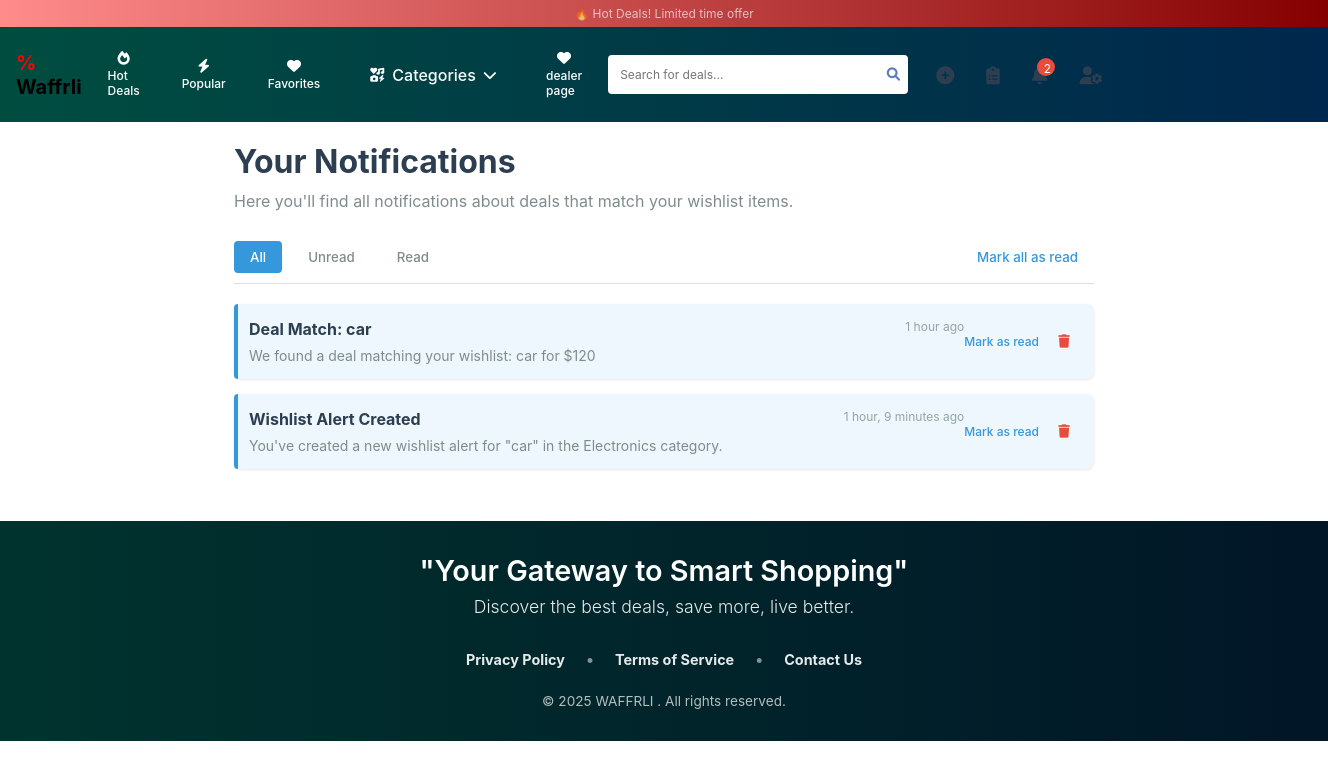
The page /notifications/ (signed in) on the database its author committed.
### waffrli/models.py (models this page shows, shortened)
class Notification(models.Model):
    NOTIFICATION_TYPES = (
        ('deal', 'Deal Match'),
        ('info', 'Information'),
        ('alert', 'Alert'),
    )
    user = models.ForeignKey(User, on_delete=models.CASCADE)
    title = models.CharField(max_length=200)
    message = models.TextField()
    is_read = models.BooleanField(default=False)
    notification_type = models.CharField(max_length=20, choices=NOTIFICATION_TYPES, default='info')
    wishlist_item = models.ForeignKey(WishlistItem, on_delete=models.SET_NULL, null=True, blank=True)
    related_object_type = models.CharField(max_length=50, blank=True)
    related_object_id = models.IntegerField(null=True, blank=True)
    url = models.CharField(max_length=255, blank=True)
    created_at = models.DateTimeField(auto_now_add=True)
    class Meta:
        ordering = ['-created_at']

### waffrli/views.py (the view)
# urls.py: path('notifications/',notifications_view, name='notifications'),
@login_required
def notifications_view(request):
    notifications = Notification.objects.filter(user=request.user).order_by('-created_at')
    unread_count = notifications.filter(is_read=False).count()
    context = {
        'notifications': notifications,
        'unread_count': unread_count,
    }
    return render(request, 'notifications.html', context)

### waffrli/context_processors.py (called while the page is built)
def category_list(request):
    return {'categories': Category.objects.all()}  # Makes categories available in all templates

### waffrli/templates/Notifications.html (shortened to what this page needs)
{% extends "base.html" %}
{% load static %} {% block content %}
<link href="{% static 'css/notifications.css' %}" rel="stylesheet" />
<div class="notifications-container">
  <h1>Your Notifications</h1>
  <p class="instructions">
    Here you'll find all notifications about deals that match your wishlist items.
  </p>
  <div class="notifications-tabs">
    <button class="tab-button active" onclick="showTab('all')">All</button>
    <button class="tab-button" onclick="showTab('unread')">Unread</button>
    <button class="tab-button" onclick="showTab('read')">Read</button>
    <button class="mark-all-read" onclick="markAllAsRead()">
      Mark all as read
    </button>
  </div>
  <div id="notifications-list" class="notifications-list">
    {% if notifications %}
      {% for notification in notifications %}
        <div class="notification-item {% if not notification.is_read %}unread{% endif %}" data-id="{{ notification.id }}">
          <div class="notification-content" onclick="openNotification({{ notification.id }}, '{{ notification.url }}')">
            <div class="notification-header">
              <h3>{{ notification.title }}</h3>
              <span class="notification-time">{{ notification.created_at|timesince }} ago</span>
            </div>
            <p>{{ notification.message }}</p>
          </div>
          <div class="notification-actions">
            <button class="mark-read-btn" onclick="event.stopPropagation(); toggleReadStatus({{ notification.id }})">
              {% if notification.is_read %}Mark as unread{% else %}Mark as read{% endif %}
            </button>
            <button class="delete-btn" onclick="event.stopPropagation(); deleteNotification({{ notification.id }})">
              <i class="fa-solid fa-trash"></i>
            </button>
          </div>
        </div>
      {% endfor %}
    {% else %}
      <div class="empty-state" id="empty-notifications" style="display: flex;">
        <i class="fa-solid fa-bell-slash"></i>
        <p>No notifications to display</p>
      </div>
    {% endif %}
  </div>
</div>
{% endblock %}

### static/css/style.css (style rules this page uses)
* { margin: 0; padding: 0; box-sizing: border-box; font-family: -apple-system, BlinkMacSystemFont, "Segoe UI", Roboto, Oxygen, Ubuntu, Cantarell, sans-serif; }
:root { --primary-color: #646cff; --secondary-color: #535bf2; --background-color: #f5f5f5; --text-color: #213547; --border-color: #e0e0e0; }
body { background-color: white; color: #333; }
body, button, a { margin: 0; padding: 0; box-sizing: border-box; }

### static/css/notifications.css (style rules this page uses)
.notifications-container { max-width: 900px; margin: 0 auto; padding: 20px; }
.notifications-container h1 { color: #2c3e50; margin-bottom: 10px; }
.instructions { color: #7f8c8d; margin-bottom: 30px; }
.notifications-tabs { display: flex; margin-bottom: 20px; border-bottom: 1px solid #e0e0e0; padding-bottom: 10px; }
.tab-button { background: none; border: none; padding: 8px 16px; margin-right: 10px; cursor: pointer; font-weight: 500; color: #7f8c8d; border-radius: 4px; }
.tab-button.active { background-color: #3498db; color: white; }
.mark-all-read { margin-left: auto; background: none; border: none; padding: 8px 16px; cursor: pointer; color: #3498db; font-weight: 500; }
.notifications-list { display: flex; flex-direction: column; gap: 15px; }
.notification-item { border-radius: 8px; background-color: #f9f9f9; padding: 15px; box-shadow: 0 1px 3px rgba(0, 0, 0, 0.1); display: flex; justify-content: space-between; transition: all 0.2s ease; }
.notification-item.unread { background-color: #edf7fd; position: relative; }
.notification-item.unread::before { content: ""; position: absolute; left: 0; top: 0; bottom: 0; width: 4px; background-color: #3498db; border-top-left-radius: 8px; border-bottom-left-radius: 8px; }
.notification-content { flex: 1; cursor: pointer; }
.notification-header { display: flex; justify-content: space-between; align-items: flex-start; margin-bottom: 8px; }
.notification-header h3 { margin: 0; font-size: 16px; color: #2c3e50; }
.notification-time { color: #95a5a6; font-size: 12px; }
.notification-content p { margin: 0; color: #7f8c8d; font-size: 14px; }
.notification-actions { display: flex; align-items: center; gap: 10px; }
.mark-read-btn { background: none; border: none; color: #3498db; cursor: pointer; font-size: 12px; font-weight: 500; }
.delete-btn { background: none; border: none; color: #e74c3c; cursor: pointer; display: flex; align-items: center; justify-content: center; width: 30px; height: 30px; border-radius: 50%; }

### rows shown on the page
Notification: title "Deal Match: car", created_at "1 hour", message "We found a deal matching your wishlist: car for $120", is_read "Mark as read"
Notification: title "Wishlist Alert Created", created_at "1 hour, 9 minutes", message "You've created a new wishlist alert for \"car\" in the Electronics category.", is_read "Mark as read"
